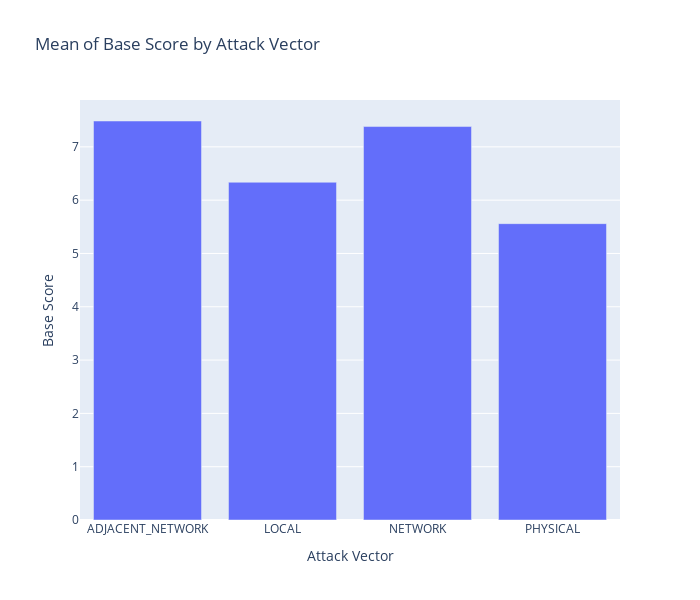

The code cell stored with this chart in its notebook:
### Code cell
dt_analyzer.find_mean_category(dataFrame, "attackVector", "baseScore", "Attack Vector", "Base Score", 700, 600)

### Figure 1 — Plotly figure (JSON) as saved in the notebook; plotly's stock layout.template omitted (floating-point values rounded to 4 significant figures)
{"data": [{"alignmentgroup": "True", "hovertemplate": "Attack Vector=%{x}<br>Base Score=%{y}<extra></extra>", "legendgroup": "", "marker": {"color": "#636efa", "pattern": {"shape": ""}}, "name": "", "offsetgroup": "", "orientation": "v", "showlegend": false, "textposition": "auto", "type": "bar", "x": ["ADJACENT_NETWORK", "LOCAL", "NETWORK", "PHYSICAL"], "xaxis": "x", "y": [7.485, 6.336, 7.381, 5.559], "yaxis": "y"}], "layout": {"barmode": "relative", "height": 600, "legend": {"tracegroupgap": 0}, "title": {"text": "Mean of Base Score by Attack Vector"}, "width": 700, "xaxis": {"anchor": "y", "domain": [0, 1], "title": {"text": "Attack Vector"}}, "yaxis": {"anchor": "x", "domain": [0, 1], "title": {"text": "Base Score"}}}}
